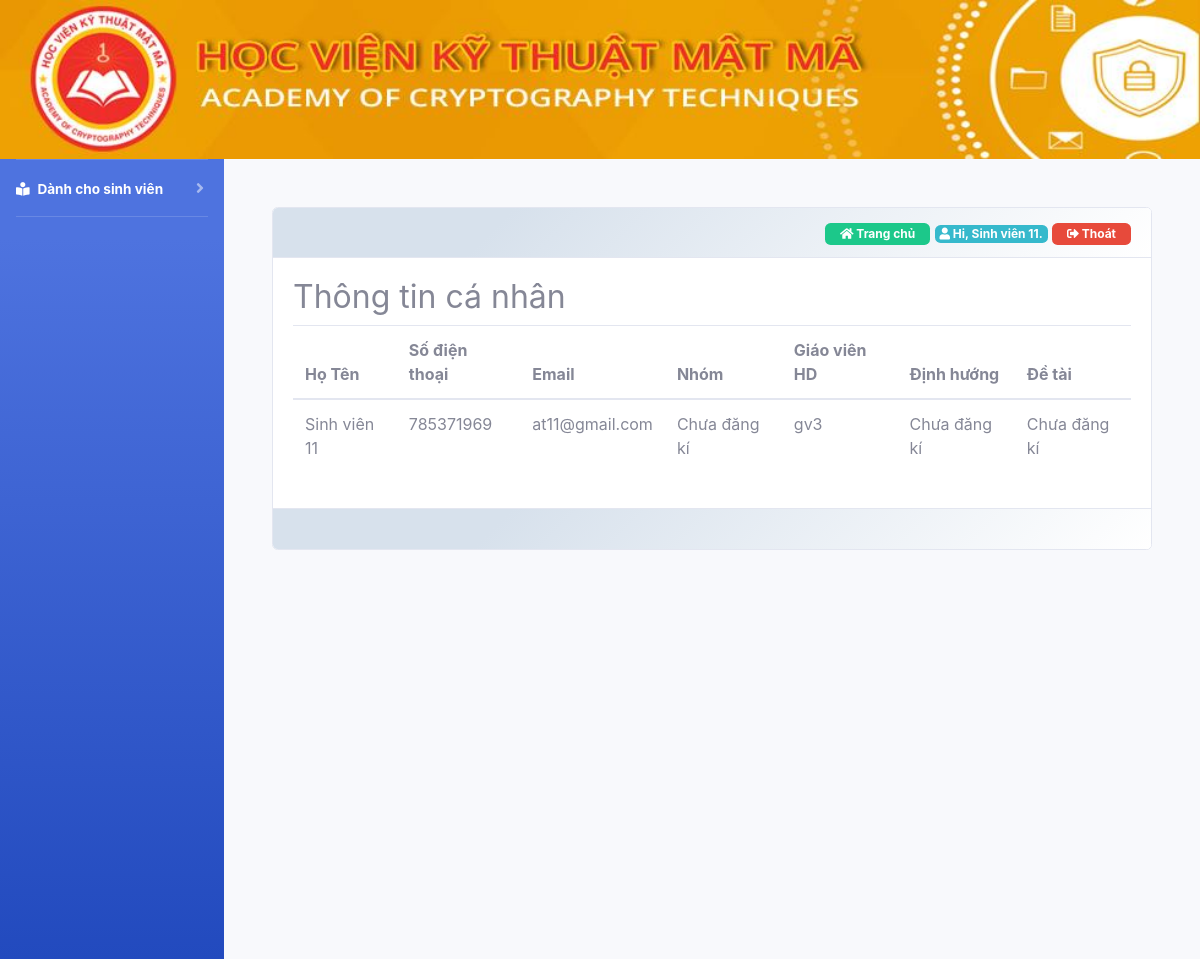
Screenshot of /index.php (signed in) with the database file from the repository.
### tables this page shows
CREATE TABLE `user` (
  `id` int(11) NOT NULL,
  `username` text NOT NULL,
  `password` text NOT NULL,
  `fullname` text NOT NULL,
  `phone` int(11) NOT NULL,
  `email` text NOT NULL,
  `permission` text NOT NULL
);

CREATE TABLE `dkgiaovien` (
  `id` int(11) NOT NULL,
  `teacher` text NOT NULL,
  `slot` int(10) NOT NULL,
  `groupsv` text NOT NULL
);

### profile.php (the view, shortened to what this page needs)
<div class="container-fluid">
<h2>Thông tin cá nhân</h2>
<?php
if (isset($_SESSION['username'])=="") {
    ?>
    <div class="alert alert-danger alert-dismissible fade show">
        <button type="button" class="close" data-dismiss="alert">&times;</button>
        <strong>Cảnh báo!</strong> Bạn chưa đăng nhập
    </div>
    <?php
}
elseif ($permission=='student') {
    $rowa=mysqli_fetch_row(mysqli_query($con,"Select * from groupsv where idsv1='$row[1]' or idsv2='$row[1]' or idsv3='$row[1]'"));
    $rowb=mysqli_fetch_row(mysqli_query($con,"select tengv,dinhhuong,detai from dsdetai where nhom='$rowa[0]'"));
    $rowd=mysqli_fetch_row(mysqli_query($con,"select teacher from dkgiaovien where groupsv='$rowa[0]'"));
    ?>
    <table class="table table-hover">
        <thead>
            <tr>
                <th>Họ Tên</th>
                <th>Số điện thoại</th>
                <th>Email</th>
                <th>Nhóm</th>
                <th>Giáo viên HD</th>
                <th>Định hướng</th>
                <th>Đề tài</th>
            </tr>
        </thead>
        <tbody>
            <tr>
                <td><?php echo $row[3]; ?></td>
                <td><?php echo $row[4]; ?></td>
                <td><?php echo $row[5]; ?></td>
                <td><?php
                if($rowa!=null) {
                    echo $rowa[0];
                } else echo "Chưa đăng kí";
                 ?></td>
                <td><?php if( $rowd!=null) {
                    echo $rowd[0];
                    }else echo "Chưa đăng kí" ;
                     ?></td>
                <td><?php if($rowb!=null) {
                    echo $rowb[1];
                }else echo "Chưa đăng kí";
                ?></td>
                <td><?php if( $rowb!=null) {
                    echo $rowb[2];
                }else echo"Chưa đăng kí";
                ?></td>
            </tr>
        </tbody>
    </table>
    <?php
}
?>
</div>

### home_page.php (shortened to what this page needs)
<a href="index.php" style="text-decoration: none;"><span class="badge badge-success" style="padding: 5px 15px; "><i class="fas fa-home"></i> Trang chủ</span></a>
<?php
if (empty($_SESSION['username'])) {
    header("Location: /TTCS/login.php");
} else {
     include 'lib/connect.php';
    $username = $_SESSION['username'];
    $sql = "select * from user where username='$username'";
    $query = mysqli_query($con, $sql);
    if ($query) {
        $row = mysqli_fetch_row($query);
        ?>
        <span class="badge badge-info"><i class="fas fa-user"></i><?php echo " Hi, " . $row[3] . "."; ?></span>
        <a href="logout.php" ><span class="badge badge-danger" style="padding: 5px 15px;"><i class="fas fa-sign-out-alt"></i> Thoát</span></a>
    <?php
}
}
?>

### rows the page displays
user: fullname "Sinh viên 11", phone "785371969", email "at11@gmail.com"
dkgiaovien: teacher "gv3"
